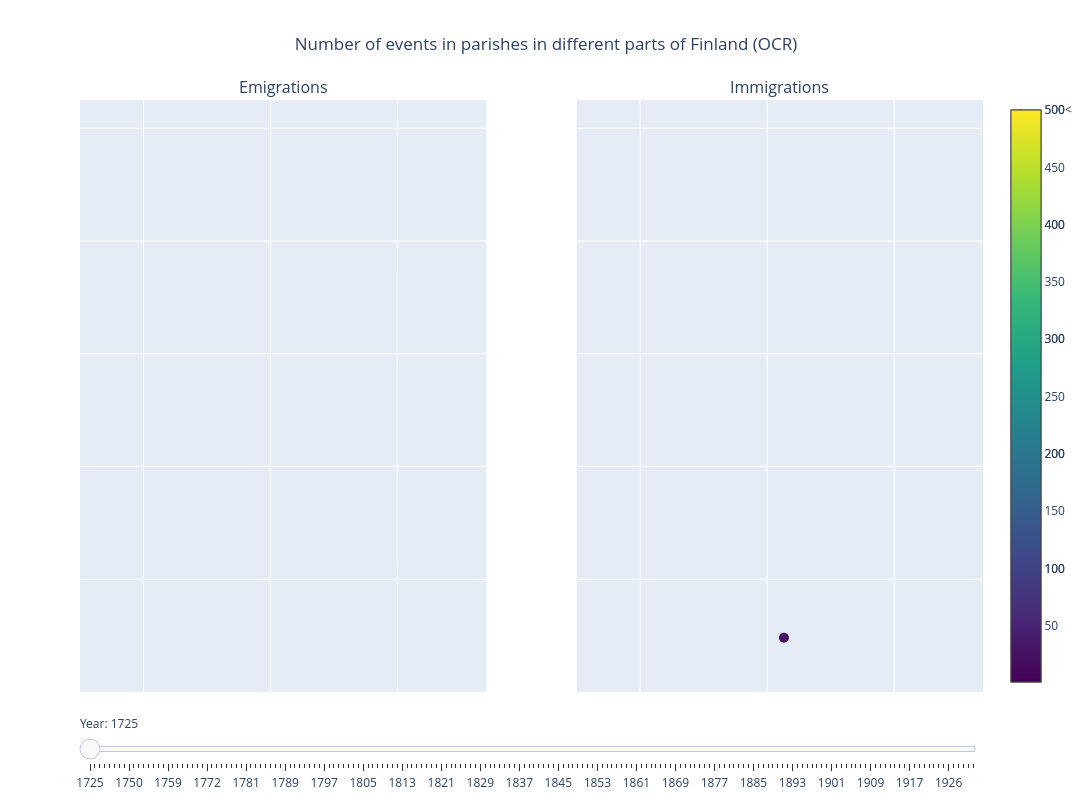

Source (notebook cell):
### Code cell
import plotly.graph_objects as go
from plotly.subplots import make_subplots

df_in = immigrations_per_year_per_parish
df_out = emigrations_per_year_per_parish
all_parish_ids = sorted(set(df_out.columns) | set(df_in.columns))
all_years = sorted(set(df_out.index) | set(df_in.index))

df_in = df_in.reindex(index=all_years, columns=all_parish_ids)
df_out = df_out.reindex(index=all_years, columns=all_parish_ids)

years = df_out.index.tolist()

xs = [p_id_to_coords.get(p, [None, None])[0] for p in all_parish_ids]
ys = [p_id_to_coords.get(p, [None, None])[1] for p in all_parish_ids]

cmin = min(
    df_out.values[~pd.isna(df_out.values)].min(),
    df_in.values[~pd.isna(df_in.values)].min()
)
cmax = 500
#cmax = max(
    #df_out.values[~pd.isna(df_out.values)].max(),
    #df_in.values[~pd.isna(df_in.values)].max()
#)

def masked(df, year):
    vals = df.loc[year, all_parish_ids].values
    mx = [x for x, v in zip(xs, vals) if not pd.isna(v)]
    my = [y for y, v in zip(ys, vals) if not pd.isna(v)]
    mc = [v for v in vals if not pd.isna(v)]
    return mx, my, mc

dummy_colorbar = go.Scatter(
    x=[xs[0]], y=[ys[0]], mode="markers",
    marker=dict(color=[cmin, cmax][:1], colorscale="Viridis", cmin=cmin, cmax=cmax,
                showscale=True, opacity=0, size=0.001,
                colorbar=dict(
                    tickvals=tuple(range(0, 501, 100)),
                    ticktext=("0", "100", "200", "300", "400", "500<"),
                )
            ),
    hoverinfo="skip", showlegend=False
)

frames = []
for year in years:
    ox, oy, oc = masked(df_out, year)
    ix, iy, ic = masked(df_in, year)
    frames.append(
        go.Frame(
            data=[
                go.Scatter(
                    x=ox, y=oy,
                    mode="markers",
                    marker=dict(
                        color=oc, colorscale="Viridis",
                        showscale=False, size=10,
                        cmin=cmin, cmax=cmax,
                    ),
                    name=""
                ),
                go.Scatter(
                    x=ix, y=iy,
                    mode="markers",
                    marker=dict(
                        color=ic, colorscale="Viridis",
                        showscale=True, size=10,
                        cmin=cmin, cmax=cmax,
                    ),
                    name=""
                ),
            ],
            name=str(year),
            traces=[0, 1],
        )
    )

fig = make_subplots(
    rows=1, cols=2, subplot_titles=("Emigrations", "Immigrations"), 
)
fig.add_trace(frames[0].data[0], row=1, col=1,)
fig.add_trace(frames[0].data[1], row=1, col=2,)
fig.add_trace(dummy_colorbar, row=1, col=1)
fig.frames = frames

fig.update_xaxes(range=[100000, 740000], showticklabels=False)
fig.update_yaxes(range=[6600000, 7650000], showticklabels=False)

fig.update_layout(
    width=1400,
    height=800,
    sliders=[{
        "steps": [{
            "args": [
                [f.name],
                {
                    "frame": {"duration": 0, "redraw": True},
                    "mode": "immediate",
                },
            ],
            "label": f.name,
            "method": "animate",
        } for f in frames],
        "currentvalue": {"prefix": "Year: "},
    }],
    title="Number of events in parishes in different parts of Finland (OCR)",
    title_x=0.5,
)

fig.show()
fig.write_html("outputs/interactive_migrations_in_finland.html", auto_play=False)

### Figure 1 — Plotly figure (JSON) as saved in the notebook; plotly's stock layout.template omitted (floating-point values rounded to 4 significant figures)
{"data": [{"marker": {"cmax": 500, "cmin": 1, "color": [], "colorscale": [[0, "#440154"], [0.1111, "#482878"], [0.2222, "#3e4989"], [0.3333, "#31688e"], [0.4444, "#26828e"], [0.5556, "#1f9e89"], [0.6667, "#35b779"], [0.7778, "#6ece58"], [0.8889, "#b5de2b"], [1, "#fde725"]], "showscale": false, "size": 10}, "mode": "markers", "name": "", "type": "scatter", "x": [], "xaxis": "x", "y": [], "yaxis": "y"}, {"marker": {"cmax": 500, "cmin": 1, "color": [19], "colorscale": [[0, "#440154"], [0.1111, "#482878"], [0.2222, "#3e4989"], [0.3333, "#31688e"], [0.4444, "#26828e"], [0.5556, "#1f9e89"], [0.6667, "#35b779"], [0.7778, "#6ece58"], [0.8889, "#b5de2b"], [1, "#fde725"]], "showscale": true, "size": 10}, "mode": "markers", "name": "", "type": "scatter", "x": [426516], "xaxis": "x2", "y": [6696188], "yaxis": "y2"}, {"hoverinfo": "skip", "marker": {"cmax": 500, "cmin": 1, "color": [1], "colorbar": {"ticktext": ["0", "100", "200", "300", "400", "500<"], "tickvals": [0, 100, 200, 300, 400, 500]}, "colorscale": [[0, "#440154"], [0.1111, "#482878"], [0.2222, "#3e4989"], [0.3333, "#31688e"], [0.4444, "#26828e"], [0.5556, "#1f9e89"], [0.6667, "#35b779"], [0.7778, "#6ece58"], [0.8889, "#b5de2b"], [1, "#fde725"]], "opacity": 0, "showscale": true, "size": 0.001}, "mode": "markers", "showlegend": false, "type": "scatter", "x": [215806], "xaxis": "x", "y": [6850057], "yaxis": "y"}], "layout": {"annotations": [{"font": {"size": 16}, "showarrow": false, "text": "Emigrations", "x": 0.225, "xanchor": "center", "xref": "paper", "y": 1, "yanchor": "bottom", "yref": "paper"}, {"font": {"size": 16}, "showarrow": false, "text": "Immigrations", "x": 0.775, "xanchor": "center", "xref": "paper", "y": 1, "yanchor": "bottom", "yref": "paper"}], "height": 800, "sliders": [{"currentvalue": {"prefix": "Year: "}, "steps": [{"args": [["1725"], {"frame": {"duration": 0, "redraw": true}, "mode": "immediate"}], "label": "1725", "method": "animate"}, {"args": [["1743"], {"frame": {"duration": 0, "redraw": true}, "mode": "immediate"}], "label": "1743", "method": "animate"}, {"args": [["1744"], {"frame": {"duration": 0, "redraw": true}, "mode": "immediate"}], "label": "1744", "method": "animate"}, {"args": [["1745"], {"frame": {"duration": 0, "redraw": true}, "mode": "immediate"}], "label": "1745", "method": "animate"}, {"args": [["1746"], {"frame": {"duration": 0, "redraw": true}, "mode": "immediate"}], "label": "1746", "method": "animate"}, {"args": [["1747"], {"frame": {"duration": 0, "redraw": true}, "mode": "immediate"}], "label": "1747", "method": "animate"}, {"args": [["1748"], {"frame": {"duration": 0, "redraw": true}, "mode": "immediate"}], "label": "1748", "method": "animate"}, {"args": [["1749"], {"frame": {"duration": 0, "redraw": true}, "mode": "immediate"}], "label": "1749", "method": "animate"}, {"args": [["1750"], {"frame": {"duration": 0, "redraw": true}, "mode": "immediate"}], "label": "1750", "method": "animate"}, {"args": [["1752"], {"frame": {"duration": 0, "redraw": true}, "mode": "immediate"}], "label": "1752", "method": "animate"}, {"args": [["1753"], {"frame": {"duration": 0, "redraw": true}, "mode": "immediate"}], "label": "1753", "method": "animate"}, {"args": [["1754"], {"frame": {"duration": 0, "redraw": true}, "mode": "immediate"}], "label": "1754", "method": "animate"}, {"args": [["1755"], {"frame": {"duration": 0, "redraw": true}, "mode": "immediate"}], "label": "1755", "method": "animate"}, {"args": [["1756"], {"frame": {"duration": 0, "redraw": true}, "mode": "immediate"}], "label": "1756", "method": "animate"}, {"args": [["1757"], {"frame": {"duration": 0, "redraw": true}, "mode": "immediate"}], "label": "1757", "method": "animate"}, {"args": [["1758"], {"frame": {"duration": 0, "redraw": true}, "mode": "immediate"}], "label": "1758", "method": "animate"}, {"args": [["1759"], {"frame": {"duration": 0, "redraw": true}, "mode": "immediate"}], "label": "1759", "method": "animate"}, {"args": [["1760"], {"frame": {"duration": 0, "redraw": true}, "mode": "immediate"}], "label": "1760", "method": "animate"}, {"args": [["1761"], {"frame": {"duration": 0, "redraw": true}, "mode": "immediate"}], "label": "1761", "method": "animate"}, {"args": [["1762"], {"frame": {"duration": 0, "redraw": true}, "mode": "immediate"}], "label": "1762", "method": "animate"}, {"args": [["1764"], {"frame": {"duration": 0, "redraw": true}, "mode": "immediate"}], "label": "1764", "method": "animate"}, {"args": [["1765"], {"frame": {"duration": 0, "redraw": true}, "mode": "immediate"}], "label": "1765", "method": "animate"}, {"args": [["1769"], {"frame": {"duration": 0, "redraw": true}, "mode": "immediate"}], "label": "1769", "method": "animate"}, {"args": [["1770"], {"frame": {"duration": 0, "redraw": true}, "mode": "immediate"}], "label": "1770", "method": "animate"}, {"args": [["1772"], {"frame": {"duration": 0, "redraw": true}, "mode": "immediate"}], "label": "1772", "method": "animate"}, {"args": [["1774"], {"frame": {"duration": 0, "redraw": true}, "mode": "immediate"}], "label": "1774", "method": "animate"}, {"args": [["1775"], {"frame": {"duration": 0, "redraw": true}, "mode": "immediate"}], "label": "1775", "method": "animate"}, {"args": [["1776"], {"frame": {"duration": 0, "redraw": true}, "mode": "immediate"}], "label": "1776", "method": "animate"}, {"args": [["1777"], {"frame": {"duration": 0, "redraw": true}, "mode": "immediate"}], "label": "1777", "method": "animate"}, {"args": [["1778"], {"frame": {"duration": 0, "redraw": true}, "mode": "immediate"}], "label": "1778", "method": "animate"}, {"args": [["1779"], {"frame": {"duration": 0, "redraw": true}, "mode": "immediate"}], "label": "1779", "method": "animate"}, {"args": [["1780"], {"frame": {"duration": 0, "redraw": true}, "mode": "immediate"}], "label": "1780", "method": "animate"}, {"args": [["1781"], {"frame": {"duration": 0, "redraw": true}, "mode": "immediate"}], "label": "1781", "method": "animate"}, {"args": [["1782"], {"frame": {"duration": 0, "redraw": true}, "mode": "immediate"}], "label": "1782", "method": "animate"}, {"args": [["1783"], {"frame": {"duration": 0, "redraw": true}, "mode": "immediate"}], "label": "1783", "method": "animate"}, {"args": [["1784"], {"frame": {"duration": 0, "redraw": true}, "mode": "immediate"}], "label": "1784", "method": "animate"}, {"args": [["1785"], {"frame": {"duration": 0, "redraw": true}, "mode": "immediate"}], "label": "1785", "method": "animate"}, {"args": [["1786"], {"frame": {"duration": 0, "redraw": true}, "mode": "immediate"}], "label": "1786", "method": "animate"}, {"args": [["1787"], {"frame": {"duration": 0, "redraw": true}, "mode": "immediate"}], "label": "1787", "method": "animate"}, {"args": [["1788"], {"frame": {"duration": 0, "redraw": true}, "mode": "immediate"}], "label": "1788", "method": "animate"}, {"args": [["1789"], {"frame": {"duration": 0, "redraw": true}, "mode": "immediate"}], "label": "1789", "method": "animate"}, {"args": [["1790"], {"frame": {"duration": 0, "redraw": true}, "mode": "immediate"}], "label": "1790", "method": "animate"}, {"args": [["1791"], {"frame": {"duration": 0, "redraw": true}, "mode": "immediate"}], "label": "1791", "method": "animate"}, {"args": [["1792"], {"frame": {"duration": 0, "redraw": true}, "mode": "immediate"}], "label": "1792", "method": "animate"}, {"args": [["1793"], {"frame": {"duration": 0, "redraw": true}, "mode": "immediate"}], "label": "1793", "method": "animate"}, {"args": [["1794"], {"frame": {"duration": 0, "redraw": true}, "mode": "immediate"}], "label": "1794", "method": "animate"}, {"args": [["1795"], {"frame": {"duration": 0, "redraw": true}, "mode": "immediate"}], "label": "1795", "method": "animate"}, {"args": [["1796"], {"frame": {"duration": 0, "redraw": true}, "mode": "immediate"}], "label": "1796", "method": "animate"}, {"args": [["1797"], {"frame": {"duration": 0, "redraw": true}, "mode": "immediate"}], "label": "1797", "method": "animate"}, {"args": [["1798"], {"frame": {"duration": 0, "redraw": true}, "mode": "immediate"}], "label": "1798", "method": "animate"}, {"args": [["1799"], {"frame": {"duration": 0, "redraw": true}, "mode": "immediate"}], "label": "1799", "method": "animate"}, {"args": [["1800"], {"frame": {"duration": 0, "redraw": true}, "mode": "immediate"}], "label": "1800", "method": "animate"}, {"args": [["1801"], {"frame": {"duration": 0, "redraw": true}, "mode": "immediate"}], "label": "1801", "method": "animate"}, {"args": [["1802"], {"frame": {"duration": 0, "redraw": true}, "mode": "immediate"}], "label": "1802", "method": "animate"}, {"args": [["1803"], {"frame": {"duration": 0, "redraw": true}, "mode": "immediate"}], "label": "1803", "method": "animate"}, {"args": [["1804"], {"frame": {"duration": 0, "redraw": true}, "mode": "immediate"}], "label": "1804", "method": "animate"}, {"args": [["1805"], {"frame": {"duration": 0, "redraw": true}, "mode": "immediate"}], "label": "1805", "method": "animate"}, {"args": [["1806"], {"frame": {"duration": 0, "redraw": true}, "mode": "immediate"}], "label": "1806", "method": "animate"}, {"args": [["1807"], {"frame": {"duration": 0, "redraw": true}, "mode": "immediate"}], "label": "1807", "method": "animate"}, {"args": [["1808"], {"frame": {"duration": 0, "redraw": true}, "mode": "immediate"}], "label": "1808", "method": "animate"}, {"args": [["1809"], {"frame": {"duration": 0, "redraw": true}, "mode": "immediate"}], "label": "1809", "method": "animate"}, {"args": [["1810"], {"frame": {"duration": 0, "redraw": true}, "mode": "immediate"}], "label": "1810", "method": "animate"}, {"args": [["1811"], {"frame": {"duration": 0, "redraw": true}, "mode": "immediate"}], "label": "1811", "method": "animate"}, {"args": [["1812"], {"frame": {"duration": 0, "redraw": true}, "mode": "immediate"}], "label": "1812", "method": "animate"}, {"args": [["1813"], {"frame": {"duration": 0, "redraw": true}, "mode": "immediate"}], "label": "1813", "method": "animate"}, {"args": [["1814"], {"frame": {"duration": 0, "redraw": true}, "mode": "immediate"}], "label": "1814", "method": "animate"}, {"args": [["1815"], {"frame": {"duration": 0, "redraw": true}, "mode": "immediate"}], "label": "1815", "method": "animate"}, {"args": [["1816"], {"frame": {"duration": 0, "redraw": true}, "mode": "immediate"}], "label": "1816", "method": "animate"}, {"args": [["1817"], {"frame": {"duration": 0, "redraw": true}, "mode": "immediate"}], "label": "1817", "method": "animate"}, {"args": [["1818"], {"frame": {"duration": 0, "redraw": true}, "mode": "immediate"}], "label": "1818", "method": "animate"}, {"args": [["1819"], {"frame": {"duration": 0, "redraw": true}, "mode": "immediate"}], "label": "1819", "method": "animate"}, {"args": [["1820"], {"frame": {"duration": 0, "redraw": true}, "mode": "immediate"}], "label": "1820", "method": "animate"}, {"args": [["1821"], {"frame": {"duration": 0, "redraw": true}, "mode": "immediate"}], "label": "1821", "method": "animate"}, {"args": [["1822"], {"frame": {"duration": 0, "redraw": true}, "mode": "immediate"}], "label": "1822", "method": "animate"}, {"args": [["1823"], {"frame": {"duration": 0, "redraw": true}, "mode": "immediate"}], "label": "1823", "method": "animate"}, {"args": [["1824"], {"frame": {"duration": 0, "redraw": true}, "mode": "immediate"}], "label": "1824", "method": "animate"}, {"args": [["1825"], {"frame": {"duration": 0, "redraw": true}, "mode": "immediate"}], "label": "1825", "method": "animate"}, {"args": [["1826"], {"frame": {"duration": 0, "redraw": true}, "mode": "immediate"}], "label": "1826", "method": "animate"}, {"args": [["1827"], {"frame": {"duration": 0, "redraw": true}, "mode": "immediate"}], "label": "1827", "method": "animate"}, {"args": [["1828"], {"frame": {"duration": 0, "redraw": true}, "mode": "immediate"}], "label": "1828", "method": "animate"}, {"args": [["1829"], {"frame": {"duration": 0, "redraw": true}, "mode": "immediate"}], "label": "1829", "method": "animate"}, {"args": [["1830"], {"frame": {"duration": 0, "redraw": true}, "mode": "immediate"}], "label": "1830", "method": "animate"}, {"args": [["1831"], {"frame": {"duration": 0, "redraw": true}, "mode": "immediate"}], "label": "1831", "method": "animate"}, {"args": [["1832"], {"frame": {"duration": 0, "redraw": true}, "mode": "immediate"}], "label": "1832", "method": "animate"}, {"args": [["1833"], {"frame": {"duration": 0, "redraw": true}, "mode": "immediate"}], "label": "1833", "method": "animate"}, {"args": [["1834"], {"frame": {"duration": 0, "redraw": true}, "mode": "immediate"}], "label": "1834", "method": "animate"}, {"args": [["1835"], {"frame": {"duration": 0, "redraw": true}, "mode": "immediate"}], "label": "1835", "method": "animate"}, {"args": [["1836"], {"frame": {"duration": 0, "redraw": true}, "mode": "immediate"}], "label": "1836", "method": "animate"}, {"args": [["1837"], {"frame": {"duration": 0, "redraw": true}, "mode": "immediate"}], "label": "1837", "method": "animate"}, {"args": [["1838"], {"frame": {"duration": 0, "redraw": true}, "mode": "immediate"}], "label": "1838", "method": "animate"}, {"args": [["1839"], {"frame": {"duration": 0, "redraw": true}, "mode": "immediate"}], "label": "1839", "method": "animate"}, {"args": [["1840"], {"frame": {"duration": 0, "redraw": true}, "mode": "immediate"}], "label": "1840", "method": "animate"}, {"args": [["1841"], {"frame": {"duration": 0, "redraw": true}, "mode": "immediate"}], "label": "1841", "method": "animate"}, {"args": [["1842"], {"frame": {"duration": 0, "redraw": true}, "mode": "immediate"}], "label": "1842", "method": "animate"}, {"args": [["1843"], {"frame": {"duration": 0, "redraw": true}, "mode": "immediate"}], "label": "1843", "method": "animate"}, {"args": [["1844"], {"frame": {"duration": 0, "redraw": true}, "mode": "immediate"}], "label": "1844", "method": "animate"}, {"args": [["1845"], {"frame": {"duration": 0, "redraw": true}, "mode": "immediate"}], "label": "1845", "method": "animate"}, {"args": [["1846"], {"frame": {"duration": 0, "redraw": true}, "mode": "immediate"}], "label": "1846", "method": "animate"}, {"args": [["1847"], {"frame": {"duration": 0, "redraw": true}, "mode": "immediate"}], "label": "1847", "method": "animate"}, {"args": [["1848"], {"frame": {"duration": 0, "redraw": true}, "mode": "immediate"}], "label": "1848", "method": "animate"}, {"args": [["1849"], {"frame": {"duration": 0, "redraw": true}, "mode": "immediate"}], "label": "1849", "method": "animate"}, {"args": [["1850"], {"frame": {"duration": 0, "redraw": true}, "mode": "immediate"}], "label": "1850", "method": "animate"}, {"args": [["1851"], {"frame": {"duration": 0, "redraw": true}, "mode": "immediate"}], "label": "1851", "method": "animate"}, {"args": [["1852"], {"frame": {"duration": 0, "redraw": true}, "mode": "immediate"}], "label": "1852", "method": "animate"}, {"args": [["1853"], {"frame": {"duration": 0, "redraw": true}, "mode": "immediate"}], "label": "1853", "method": "animate"}, {"args": [["1854"], {"frame": {"duration": 0, "redraw": true}, "mode": "immediate"}], "label": "1854", "method": "animate"}, {"args": [["1855"], {"frame": {"duration": 0, "redraw": true}, "mode": "immediate"}], "label": "1855", "method": "animate"}, {"args": [["1856"], {"frame": {"duration": 0, "redraw": true}, "mode": "immediate"}], "label": "1856", "method": "animate"}, {"args": [["1857"], {"frame": {"duration": 0, "redraw": true}, "mode": "immediate"}], "label": "1857", "method": "animate"}, {"args": [["1858"], {"frame": {"duration": 0, "redraw": true}, "mode": "immediate"}], "label": "1858", "method": "animate"}, {"args": [["1859"], {"frame": {"duration": 0, "redraw": true}, "mode": "immediate"}], "label": "1859", "method": "animate"}, {"args": [["1860"], {"frame": {"duration": 0, "redraw": true}, "mode": "immediate"}], "label": "1860", "method": "animate"}, {"args": [["1861"], {"frame": {"duration": 0, "redraw": true}, "mode": "immediate"}], "label": "1861", "method": "animate"}, {"args": [["1862"], {"frame": {"duration": 0, "redraw": true}, "mode": "immediate"}], "label": "1862", "method": "animate"}, {"args": [["1863"], {"frame": {"duration": 0, "redraw": true}, "mode": "immediate"}], "label": "1863", "method": "animate"}, {"args": [["1864"], {"frame": {"duration": 0, "redraw": true}, "mode": "immediate"}], "label": "1864", "method": "animate"}, {"args": [["1865"], {"frame": {"duration": 0, "redraw": true}, "mode": "immediate"}], "label": "1865", "method": "animate"}, {"args": [["1866"], {"frame": {"duration": 0, "redraw": true}, "mode": "immediate"}], "label": "1866", "method": "animate"}, {"args": [["1867"], {"frame": {"duration": 0, "redraw": true}, "mode": "immediate"}], "label": "1867", "method": "animate"}, {"args": [["1868"], {"frame": {"duration": 0, "redraw": true}, "mode": "immediate"}], "label": "1868", "method": "animate"}, {"args": [["1869"], {"frame": {"duration": 0, "redraw": true}, "mode": "immediate"}], "label": "1869", "method": "animate"}, {"args": [["1870"], {"frame": {"duration": 0, "redraw": true}, "mode": "immediate"}], "label": "1870", "method": "animate"}, {"args": [["1871"], {"frame": {"duration": 0, "redraw": true}, "mode": "immediate"}], "label": "1871", "method": "animate"}, {"args": [["1872"], {"frame": {"duration": 0, "redraw": true}, "mode": "immediate"}], "label": "1872", "method": "animate"}, {"args": [["1873"], {"frame": {"duration": 0, "redraw": true}, "mode": "immediate"}], "label": "1873", "method": "animate"}, {"args": [["1874"], {"frame": {"duration": 0, "redraw": true}, "mode": "immediate"}], "label": "1874", "method": "animate"}, {"args": [["1875"], {"frame": {"duration": 0, "redraw": true}, "mode": "immediate"}], "label": "1875", "method": "animate"}, {"args": [["1876"], {"frame": {"duration": 0, "redraw": true}, "mode": "immediate"}], "label": "1876", "method": "animate"}, {"args": [["1877"], {"frame": {"duration": 0, "redraw": true}, "mode": "immediate"}], "label": "1877", "method": "animate"}, {"args": [["1878"], {"frame": {"duration": 0, "redraw": true}, "mode": "immediate"}], "label": "1878", "method": "animate"}, {"args": [["1879"], {"frame": {"duration": 0, "redraw": true}, "mode": "immediate"}], "label": "1879", "method": "animate"}, {"args": [["1880"], {"frame": {"duration": 0, "redraw": true}, "mode": "immediate"}], "label": "1880", "method": "animate"}, {"args": [["1881"], {"frame": {"duration": 0, "redraw": true}, "mode": "immediate"}], "label": "1881", "method": "animate"}, {"args": [["1882"], {"frame": {"duration": 0, "redraw": true}, "mode": "immediate"}], "label": "1882", "method": "animate"}, {"args": [["1883"], {"frame": {"duration": 0, "redraw": true}, "mode": "immediate"}], "label": "1883", "method": "animate"}, {"args": [["1884"], {"frame": {"duration": 0, "redraw": true}, "mode": "immediate"}], "label": "1884", "method": "animate"}, {"args": [["1885"], {"frame": {"duration": 0, "redraw": true}, "mode": "immediate"}], "label": "1885", "method": "animate"}, {"args": [["1886"], {"frame": {"duration": 0, "redraw": true}, "mode": "immediate"}], "label": "1886", "method": "animate"}, {"args": [["1887"], {"frame": {"duration": 0, "redraw": true}, "mode": "immediate"}], "label": "1887", "method": "animate"}, {"args": [["1888"], {"frame": {"duration": 0, "redraw": true}, "mode": "immediate"}], "label": "1888", "method": "animate"}, {"args": [["1889"], {"frame": {"duration": 0, "redraw": true}, "mode": "immediate"}], "label": "1889", "method": "animate"}, {"args": [["1890"], {"frame": {"duration": 0, "redraw": true}, "mode": "immediate"}], "label": "1890", "method": "animate"}, {"args": [["1891"], {"frame": {"duration": 0, "redraw": true}, "mode": "immediate"}], "label": "1891", "method": "animate"}, {"args": [["1892"], {"frame": {"duration": 0, "redraw": true}, "mode": "immediate"}], "label": "1892", "method": "animate"}, {"args": [["1893"], {"frame": {"duration": 0, "redraw": true}, "mode": "immediate"}], "label": "1893", "method": "animate"}, {"args": [["1894"], {"frame": {"duration": 0, "redraw": true}, "mode": "immediate"}], "label": "1894", "method": "animate"}, {"args": [["1895"], {"frame": {"duration": 0, "redraw": true}, "mode": "immediate"}], "label": "1895", "method": "animate"}, {"args": [["1896"], {"frame": {"duration": 0, "redraw": true}, "mode": "immediate"}], "label": "1896", "method": "animate"}, {"args": [["1897"], {"frame": {"duration": 0, "redraw": true}, "mode": "immediate"}], "label": "1897", "method": "animate"}, {"args": [["1898"], {"frame": {"duration": 0, "redraw": true}, "mode": "immediate"}], "label": "1898", "method": "animate"}, {"args": [["1899"], {"frame": {"duration": 0, "redraw": true}, "mode": "immediate"}], "label": "1899", "method": "animate"}, {"args": [["1900"], {"frame": {"duration": 0, "redraw": true}, "mode": "immediate"}], "label": "1900", "method": "animate"}, {"args": [["1901"], {"frame": {"duration": 0, "redraw": true}, "mode": "immediate"}], "label": "1901", "method": "animate"}, {"args": [["1902"], {"frame": {"duration": 0, "redraw": true}, "mode": "immediate"}], "label": "1902", "method": "animate"}, {"args": [["1903"], {"frame": {"duration": 0, "redraw": true}, "mode": "immediate"}], "label": "1903", "method": "animate"}, {"args": [["1904"], {"frame": {"duration": 0, "redraw": true}, "mode": "immediate"}], "label": "1904", "method": "animate"}, {"args": [["1905"], {"frame": {"duration": 0, "redraw": true}, "mode": "immediate"}], "label": "1905", "method": "animate"}, {"args": [["1906"], {"frame": {"duration": 0, "redraw": true}, "mode": "immediate"}], "label": "1906", "method": "animate"}, {"args": [["1907"], {"frame": {"duration": 0, "redraw": true}, "mode": "immediate"}], "label": "1907", "method": "animate"}, {"args": [["1908"], {"frame": {"duration": 0, "redraw": true}, "mode": "immediate"}], "label": "1908", "method": "animate"}, {"args": [["1909"], {"frame": {"duration": 0, "redraw": true}, "mode": "immediate"}], "label": "1909", "method": "animate"}, {"args": [["1910"], {"frame": {"duration": 0, "redraw": true}, "mode": "immediate"}], "label": "1910", "method": "animate"}, {"args": [["1911"], {"frame": {"duration": 0, "redraw": true}, "mode": "immediate"}], "label": "1911", "method": "animate"}, {"args": [["1912"], {"frame": {"duration": 0, "redraw": true}, "mode": "immediate"}], "label": "1912", "method": "animate"}, {"args": [["1913"], {"frame": {"duration": 0, "redraw": true}, "mode": "immediate"}], "label": "1913", "method": "animate"}, {"args": [["1914"], {"frame": {"duration": 0, "redraw": true}, "mode": "immediate"}], "label": "1914", "method": "animate"}, {"args": [["1915"], {"frame": {"duration": 0, "redraw": true}, "mode": "immediate"}], "label": "1915", "method": "animate"}, {"args": [["1916"], {"frame": {"duration": 0, "redraw": true}, "mode": "immediate"}], "label": "1916", "method": "animate"}, {"args": [["1917"], {"frame": {"duration": 0, "redraw": true}, "mode": "immediate"}], "label": "1917", "method": "animate"}, {"args": [["1918"], {"frame": {"duration": 0, "redraw": true}, "mode": "immediate"}], "label": "1918", "method": "animate"}, {"args": [["1919"], {"frame": {"duration": 0, "redraw": true}, "mode": "immediate"}], "label": "1919", "method": "animate"}, {"args": [["1920"], {"frame": {"duration": 0, "redraw": true}, "mode": "immediate"}], "label": "1920", "method": "animate"}, {"args": [["1921"], {"frame": {"duration": 0, "redraw": true}, "mode": "immediate"}], "label": "1921", "method": "animate"}, {"args": [["1922"], {"frame": {"duration": 0, "redraw": true}, "mode": "immediate"}], "label": "1922", "method": "animate"}, {"args": [["1923"], {"frame": {"duration": 0, "redraw": true}, "mode": "immediate"}], "label": "1923", "method": "animate"}, {"args": [["1925"], {"frame": {"duration": 0, "redraw": true}, "mode": "immediate"}], "label": "1925", "method": "animate"}, {"args": [["1926"], {"frame": {"duration": 0, "redraw": true}, "mode": "immediate"}], "label": "1926", "method": "animate"}, {"args": [["1928"], {"frame": {"duration": 0, "redraw": true}, "mode": "immediate"}], "label": "1928", "method": "animate"}, {"args": [["1929"], {"frame": {"duration": 0, "redraw": true}, "mode": "immediate"}], "label": "1929", "method": "animate"}, {"args": [["1974"], {"frame": {"duration": 0, "redraw": true}, "mode": "immediate"}], "label": "1974", "method": "animate"}, {"args": [["1975"], {"frame": {"duration": 0, "redraw": true}, "mode": "immediate"}], "label": "1975", "method": "animate"}, {"args": [["1979"], {"frame": {"duration": 0, "redraw": true}, "mode": "immediate"}], "label": "1979", "method": "animate"}]}], "title": {"text": "Number of events in parishes in different parts of Finland (OCR)", "x": 0.5}, "width": 1400, "xaxis": {"anchor": "y", "domain": [0, 0.45], "range": [100000, 740000], "showticklabels": false}, "xaxis2": {"anchor": "y2", "domain": [0.55, 1], "range": [100000, 740000], "showticklabels": false}, "yaxis": {"anchor": "x", "domain": [0, 1], "range": [6600000, 7650000], "showticklabels": false}, "yaxis2": {"anchor": "x2", "domain": [0, 1], "range": [6600000, 7650000], "showticklabels": false}}}
